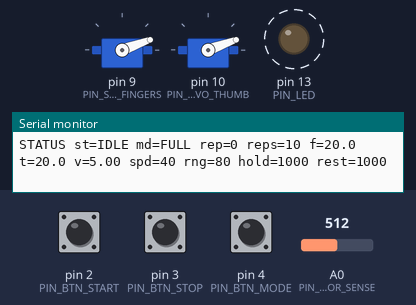
The sketch below on a simulated Arduino Nano, built with avr-gcc and run on an emulated ATmega328P. Parts: 2 × servo, output pins drawn as LEDs (lit = HIGH), the last lines printed to the serial monitor. Dashed ring = blinking. Inputs (shaded band) come from the test bench; at power-on: pin 2 (PIN_BTN_START) HIGH, A0 (PIN_MOTOR_SENSE) = 512, pin 3 (PIN_BTN_STOP) HIGH, pin 4 (PIN_BTN_MODE) HIGH.

Above: at 1.2 s.
1.3 s: pin 2 (PIN_BTN_START) pulled LOW for 0.15 s
At 2.37 s:
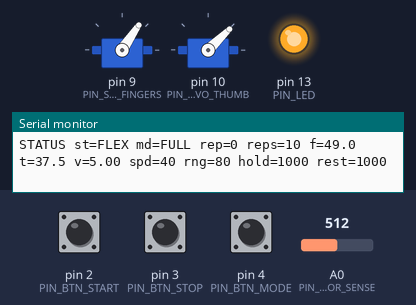
At 4.2 s:
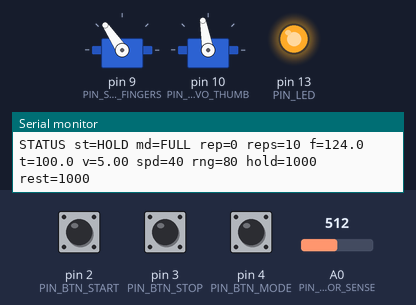
4.3 s: A0 (PIN_MOTOR_SENSE) set to 372
7.3 s: A0 (PIN_MOTOR_SENSE) set to 341
At 7.45 s:
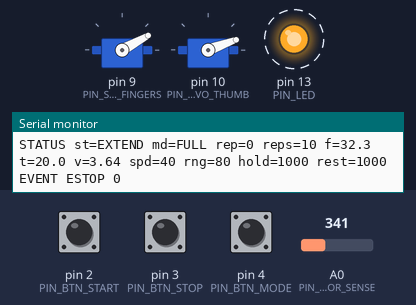
Timing chart, 0 to 20.3 s (numbered marks = the images above; inputs shaded):
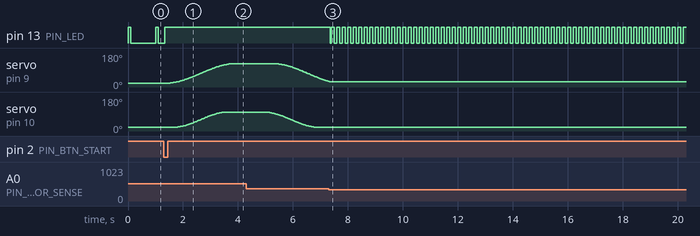

Measured:
- the behaviour switches between 359 and 358 on A0 (PIN_MOTOR_SENSE) (found by bisection; images 2 and 3)
- after the input at 1.3 s, servo on pin 9 (PIN_SERVO_FINGERS): moves from 20° to 124° over 2.4 s, starting after 0.15 s; servo on pin 10 (PIN_SERVO_THUMB): moves from 20° to 100° over 1.8 s, starting after 0.45 s
- after the input at 7.3 s, pin 13 (PIN_LED): alternates HIGH for 0.10 s and LOW for 0.10 s, starting after 0.05 s; servo on pin 9 (PIN_SERVO_FINGERS): goes on until 7.3 s, then stays 29°; servo on pin 10 (PIN_SERVO_THUMB): stops changing and stays 20°

The sketch:

robotic_glove.ino
```cpp
/*
  robotic_glove.ino  -  Prototype v1 firmware
  Low-Cost Automatic Robotic Glove for Finger Movement Assistance

  Board   : Arduino Nano (ATmega328P). Arduino IDE 2.x, built-in Servo library.
  Motors  : servo 1 pulls the four-finger tendon, servo 2 pulls the thumb tendon.

  WHAT IT DOES
   - Repeats flexion -> hold -> extension -> rest cycles automatically.
   - Speed, range of motion, repetitions, hold and rest time can be changed
     from the PC app over USB, or by editing the defaults in section 4.
   - START and STOP push buttons. Optional MODE button (D4).
   - Watches the motor supply through A0. When the emergency switch cuts motor
     power, the program stops all motion and will not move again until power is
     back AND someone presses START (re-arm). It never restarts by itself.
   - Every position is clamped between the calibrated OPEN and CLOSED angles,
     so no command (from the PC or a bug) can drive past them.

  Research and education prototype. Not a medical device.

  SERIAL PROTOCOL (115200 baud, one command per line, not case sensitive)
     START | STOP | RESET | STATUS | PING | HELP
     MODE FULL|FINGERS|THUMB      SPEED <deg/s>     RANGE <percent>
     REPS <count>                 HOLD <ms>         REST <ms>
  The board replies "OK ..." or "ERR ...", sends "EVENT ..." when something
  happens, and a "STATUS ..." line four times per second.
*/

#include <Servo.h>
#include <math.h>
#include <string.h>
#include <ctype.h>
#include <stdlib.h>

// ============================ 1. PINS ============================
const uint8_t PIN_SERVO_FINGERS = 9;
const uint8_t PIN_SERVO_THUMB   = 10;
const uint8_t PIN_BTN_START     = 2;    // push button to GND (internal pull-up)
const uint8_t PIN_BTN_STOP      = 3;    // push button to GND
const uint8_t PIN_BTN_MODE      = 4;    // optional push button to GND
const uint8_t PIN_LED           = 13;   // the LED on the Nano board
const uint8_t PIN_MOTOR_SENSE   = A0;   // motor +5 V through a 10k/10k divider

// ======================= 2. CALIBRATION ==========================
// Copy the angles you measured with servo_calibration.ino.
//   OPEN   = finger straight, tendon just tight.
//   CLOSED = the most flexion that is still safe.
// Either number may be the larger one (it depends on how the servo is mounted).
const float FINGERS_OPEN_DEG   = 20;
const float FINGERS_CLOSED_DEG = 150;
const float THUMB_OPEN_DEG     = 20;
const float THUMB_CLOSED_DEG   = 120;

// ======================= 3. SAFETY LIMITS ========================
const float SPEED_MIN_DPS = 10;     // slowest allowed movement (deg/s, average)
const float SPEED_MAX_DPS = 90;     // fastest allowed movement
const int   RANGE_MIN_PCT = 10;     // smallest range of motion (% of calibration)
const int   RANGE_MAX_PCT = 100;    // 100 % = exactly the CLOSED angle, never more
const int   REPS_MIN = 1;
const int   REPS_MAX = 200;
const long  HOLD_MIN_MS = 0;
const long  HOLD_MAX_MS = 10000;
const long  REST_MIN_MS = 300;
const long  REST_MAX_MS = 10000;
const float RELEASE_SPEED_DPS = 60; // speed used when STOP is pressed
const unsigned long THUMB_LAG_MS = 300;  // FULL mode: fingers close first, thumb
                                         // follows; on release the thumb opens first.
                                         // This keeps the thumb from being trapped.

// Motor power sensing. Set USE_MOTOR_SENSE to false if you did not build the divider.
const bool  USE_MOTOR_SENSE  = true;
const float SENSE_DIVIDER    = 2.0;     // 10k + 10k divider halves the voltage
const float POWER_LOST_V     = 3.5;     // below this the motor supply is OFF
const float POWER_OK_V       = 4.2;     // above this the motor supply is back
const unsigned long POWER_LOST_CONFIRM_MS = 50;

// ===================== 4. DEFAULT SETTINGS =======================
float speedDps   = 40;     // degrees per second
int   rangePct   = 80;     // % of the calibrated range
int   targetReps = 10;
long  holdMs     = 1000;   // time held closed
long  restMs     = 1000;   // time resting open

enum Mode { MODE_FULL, MODE_FINGERS, MODE_THUMB, MODE_COUNT };
Mode mode = MODE_FULL;
const char *MODE_NAMES[] = { "FULL", "FINGERS", "THUMB" };

// ================= 5. TYPES AND PROGRAM STATE ====================
// (All types are declared before the first function so the Arduino IDE's
//  automatic function prototypes compile.)

// One "axis" = one servo plus the movement it is currently doing.
struct Axis {
  Servo   servo;
  uint8_t pin;
  float   openDeg, closedDeg;     // calibrated limits
  float   pos;                    // last angle sent to the servo
  float   fromDeg, toDeg;         // current movement
  unsigned long startMs, durMs;
  bool    moving;
};

Axis fingers;
Axis thumb;

// The exercise cycle: IDLE -> FLEX -> HOLD -> EXTEND -> REST -> FLEX ...
enum State { ST_IDLE, ST_FLEX, ST_HOLD, ST_EXTEND, ST_REST, ST_STOPPING, ST_ESTOP };
const char *STATE_NAMES[] = { "IDLE", "FLEX", "HOLD", "EXTEND", "REST", "STOPPING", "ESTOP" };

State state = ST_IDLE;
unsigned long stateStartMs = 0;
int repsDone = 0;

float motorVolts    = 0;
bool  motorPowerOk  = true;
bool  powerLowSeen  = false;
unsigned long powerLowSinceMs = 0;

struct Button {
  uint8_t pin;
  bool stable;      // debounced level (HIGH = not pressed, because of the pull-up)
  bool lastRead;
  unsigned long changedMs;
};

Button btnStart = { PIN_BTN_START, HIGH, HIGH, 0 };
Button btnStop  = { PIN_BTN_STOP,  HIGH, HIGH, 0 };
Button btnMode  = { PIN_BTN_MODE,  HIGH, HIGH, 0 };

// ========================= 6. MOTION =============================
int degToMicros(float deg) {
  // Servo library default: 0 deg = 544 us, 180 deg = 2400 us.
  // Microseconds give ~0.1 deg steps instead of 1 deg steps: smoother motion.
  return (int)(544.0 + deg * (2400.0 - 544.0) / 180.0 + 0.5);
}

float clampToAxis(const Axis &a, float deg) {
  float lo = (a.openDeg < a.closedDeg) ? a.openDeg : a.closedDeg;
  float hi = (a.openDeg < a.closedDeg) ? a.closedDeg : a.openDeg;
  if (deg < lo) return lo;
  if (deg > hi) return hi;
  return deg;
}

void writeAxis(Axis &a, float deg) {
  a.pos = clampToAxis(a, deg);           // THE safety clamp: every write passes here
  a.servo.writeMicroseconds(degToMicros(a.pos));
}

float flexTarget(const Axis &a) {
  return a.openDeg + (a.closedDeg - a.openDeg) * (rangePct / 100.0);
}

// Plan a smooth movement from the current position to 'target'.
void startMove(Axis &a, float target, float speed, unsigned long delayMs) {
  target    = clampToAxis(a, target);
  a.fromDeg = a.pos;
  a.toDeg   = target;
  a.durMs   = (unsigned long)(fabs(target - a.pos) / speed * 1000.0);
  if (a.durMs < 1) a.durMs = 1;
  a.startMs = millis() + delayMs;
  a.moving  = true;
}

// Called every loop: moves the servo along an S-curve (slow - faster - slow).
void updateAxis(Axis &a, unsigned long now) {
  if (!a.moving) return;
  long elapsed = (long)(now - a.startMs);
  if (elapsed < 0) return;                       // still waiting for its delay
  if ((unsigned long)elapsed >= a.durMs) {
    writeAxis(a, a.toDeg);
    a.moving = false;
    return;
  }
  float u = (float)elapsed / (float)a.durMs;      // progress 0..1
  float s = (1.0 - cos(PI * u)) / 2.0;            // smooth start and stop
  writeAxis(a, a.fromDeg + (a.toDeg - a.fromDeg) * s);
}

bool anyMoving() { return fingers.moving || thumb.moving; }

// ======================= 7. STATE MACHINE ========================
void setState(State s) {
  state = s;
  stateStartMs = millis();
}

bool usesFingers() { return mode != MODE_THUMB; }
bool usesThumb()   { return mode != MODE_FINGERS; }

void beginFlex() {
  if (usesFingers()) startMove(fingers, flexTarget(fingers), speedDps, 0);
  if (usesThumb())   startMove(thumb, flexTarget(thumb), speedDps,
                               mode == MODE_FULL ? THUMB_LAG_MS : 0);
  setState(ST_FLEX);
}

void beginExtend() {
  if (usesThumb())   startMove(thumb, thumb.openDeg, speedDps, 0);
  if (usesFingers()) startMove(fingers, fingers.openDeg, speedDps,
                               mode == MODE_FULL ? THUMB_LAG_MS : 0);
  setState(ST_EXTEND);
}

void sendEvent(const char *name, int value) {
  Serial.print(F("EVENT "));
  Serial.print(name);
  Serial.print(' ');
  Serial.println(value);
}

void startCycle() {
  repsDone = 0;
  Serial.print(F("EVENT START md="));
  Serial.print(MODE_NAMES[mode]);
  Serial.print(F(" reps="));  Serial.print(targetReps);
  Serial.print(F(" spd="));   Serial.print((int)speedDps);
  Serial.print(F(" rng="));   Serial.print(rangePct);
  Serial.print(F(" hold="));  Serial.print(holdMs);
  Serial.print(F(" rest="));  Serial.println(restMs);
  beginFlex();
}

void requestStop() {
  if (state == ST_IDLE || state == ST_ESTOP || state == ST_STOPPING) return;
  startMove(fingers, fingers.openDeg, RELEASE_SPEED_DPS, 0);
  startMove(thumb,   thumb.openDeg,   RELEASE_SPEED_DPS, 0);
  setState(ST_STOPPING);
}

void enterEstop() {
  fingers.moving = false;
  thumb.moving   = false;
  fingers.servo.detach();   // stop sending pulses: the servos go limp
  thumb.servo.detach();
  setState(ST_ESTOP);
  sendEvent("ESTOP", repsDone);
}

void attachAtOpen(Axis &a) {
  a.pos = a.openDeg;
  a.servo.writeMicroseconds(degToMicros(a.openDeg));  // position first ...
  a.servo.attach(a.pin);                              // ... then attach: no jump
}

void rearm() {
  attachAtOpen(fingers);
  attachAtOpen(thumb);
  setState(ST_IDLE);
  Serial.println(F("EVENT REARMED 0"));
}

// START button or START command
void onStart() {
  if (state == ST_IDLE) {
    startCycle();
  } else if (state == ST_ESTOP) {
    if (motorPowerOk) rearm();
    else Serial.println(F("ERR NO_MOTOR_POWER switch the motor supply back on first"));
  } else {
    Serial.println(F("ERR BUSY already running"));
  }
}

void runStateMachine(unsigned long now) {
  switch (state) {
    case ST_FLEX:
      if (!anyMoving()) setState(ST_HOLD);
      break;
    case ST_HOLD:
      if ((long)(now - stateStartMs) >= holdMs) beginExtend();
      break;
    case ST_EXTEND:
      if (!anyMoving()) {
        repsDone++;
        sendEvent("REP", repsDone);
        if (repsDone >= targetReps) {
          setState(ST_IDLE);
          sendEvent("DONE", repsDone);
        } else {
          setState(ST_REST);
        }
      }
      break;
    case ST_REST:
      if ((long)(now - stateStartMs) >= restMs) beginFlex();
      break;
    case ST_STOPPING:
      if (!anyMoving()) {
        setState(ST_IDLE);
        sendEvent("STOPPED", repsDone);
      }
      break;
    default:          // ST_IDLE and ST_ESTOP: nothing to do
      break;
  }
}

// ===================== 8. MOTOR POWER SENSE ======================
void readMotorPower(unsigned long now) {
  if (!USE_MOTOR_SENSE) { motorPowerOk = true; return; }
  float v = analogRead(PIN_MOTOR_SENSE) * (5.0 / 1023.0) * SENSE_DIVIDER;
  motorVolts = v;
  if (v < POWER_LOST_V) {
    if (!powerLowSeen) { powerLowSeen = true; powerLowSinceMs = now; }
    if (now - powerLowSinceMs >= POWER_LOST_CONFIRM_MS) motorPowerOk = false;
  } else {
    powerLowSeen = false;
    if (v > POWER_OK_V) motorPowerOk = true;
  }
}

// ========================= 9. BUTTONS ============================
// True once per press. A press must be stable for 30 ms (debounce).
bool pressed(Button &b, unsigned long now) {
  bool r = digitalRead(b.pin);
  if (r != b.lastRead) { b.lastRead = r; b.changedMs = now; }
  if (now - b.changedMs >= 30 && r != b.stable) {
    b.stable = r;
    if (r == LOW) return true;
  }
  return false;
}

void nextMode() {
  if (state != ST_IDLE) return;
  mode = (Mode)((mode + 1) % MODE_COUNT);
  Serial.print(F("EVENT MODE "));
  Serial.println(MODE_NAMES[mode]);
}

// ==================== 10. SERIAL COMMANDS ========================
char    rx[40];
uint8_t rxLen = 0;

bool settingsAllowed() {
  if (state == ST_IDLE || state == ST_ESTOP) return true;
  Serial.println(F("ERR BUSY settings can only change while stopped"));
  return false;
}

long clampLong(long v, long lo, long hi) { return v < lo ? lo : (v > hi ? hi : v); }

void replyOk(const char *what, long value) {
  Serial.print(F("OK "));
  Serial.print(what);
  Serial.print(' ');
  Serial.println(value);
}

void sendStatus() {
  Serial.print(F("STATUS st="));  Serial.print(STATE_NAMES[state]);
  Serial.print(F(" md="));    Serial.print(MODE_NAMES[mode]);
  Serial.print(F(" rep="));   Serial.print(repsDone);
  Serial.print(F(" reps="));  Serial.print(targetReps);
  Serial.print(F(" f="));     Serial.print(fingers.pos, 1);
  Serial.print(F(" t="));     Serial.print(thumb.pos, 1);
  Serial.print(F(" v="));
  if (USE_MOTOR_SENSE) Serial.print(motorVolts, 2); else Serial.print(F("NA"));
  Serial.print(F(" spd="));   Serial.print((int)speedDps);
  Serial.print(F(" rng="));   Serial.print(rangePct);
  Serial.print(F(" hold="));  Serial.print(holdMs);
  Serial.print(F(" rest="));  Serial.println(restMs);
}

void printHelp() {
  Serial.println(F("INFO commands: START STOP RESET STATUS PING HELP"));
  Serial.println(F("INFO MODE FULL|FINGERS|THUMB  SPEED 10-90  RANGE 10-100"));
  Serial.println(F("INFO REPS 1-200  HOLD 0-10000  REST 300-10000"));
}

void handleCommand(char *line) {
  for (char *p = line; *p; p++) *p = toupper(*p);
  char *cmd = strtok(line, " =,");
  char *arg = strtok(NULL, " =,");
  if (cmd == NULL) return;
  long val = (arg != NULL) ? atol(arg) : 0;

  if (!strcmp(cmd, "START")) {
    onStart();
  } else if (!strcmp(cmd, "STOP")) {
    requestStop();
    Serial.println(F("OK STOP"));
  } else if (!strcmp(cmd, "RESET")) {
    if (state == ST_ESTOP && motorPowerOk) rearm();
    else if (state == ST_ESTOP) Serial.println(F("ERR NO_MOTOR_POWER switch the motor supply back on first"));
    else Serial.println(F("OK RESET nothing to reset"));
  } else if (!strcmp(cmd, "STATUS")) {
    sendStatus();
  } else if (!strcmp(cmd, "PING")) {
    Serial.println(F("PONG"));
  } else if (!strcmp(cmd, "HELP")) {
    printHelp();
  } else if (strcmp(cmd, "MODE") && strcmp(cmd, "SPEED") && strcmp(cmd, "RANGE") &&
             strcmp(cmd, "REPS") && strcmp(cmd, "HOLD")  && strcmp(cmd, "REST")) {
    Serial.println(F("ERR UNKNOWN_COMMAND type HELP"));
  } else if (arg == NULL) {
    Serial.println(F("ERR MISSING_VALUE e.g. SPEED 40"));
  } else if (!strcmp(cmd, "MODE")) {
    if (!settingsAllowed()) return;
    if (!strcmp(arg, "FULL") || !strcmp(arg, "0"))         mode = MODE_FULL;
    else if (!strcmp(arg, "FINGERS") || !strcmp(arg, "1")) mode = MODE_FINGERS;
    else if (!strcmp(arg, "THUMB") || !strcmp(arg, "2"))   mode = MODE_THUMB;
    else { Serial.println(F("ERR BAD_MODE use FULL, FINGERS or THUMB")); return; }
    Serial.print(F("OK MODE "));
    Serial.println(MODE_NAMES[mode]);
  } else if (!strcmp(cmd, "SPEED")) {
    if (!settingsAllowed()) return;
    speedDps = clampLong(val, (long)SPEED_MIN_DPS, (long)SPEED_MAX_DPS);
    replyOk("SPEED", (long)speedDps);
  } else if (!strcmp(cmd, "RANGE")) {
    if (!settingsAllowed()) return;
    rangePct = clampLong(val, RANGE_MIN_PCT, RANGE_MAX_PCT);
    replyOk("RANGE", rangePct);
  } else if (!strcmp(cmd, "REPS")) {
    if (!settingsAllowed()) return;
    targetReps = clampLong(val, REPS_MIN, REPS_MAX);
    replyOk("REPS", targetReps);
  } else if (!strcmp(cmd, "HOLD")) {
    if (!settingsAllowed()) return;
    holdMs = clampLong(val, HOLD_MIN_MS, HOLD_MAX_MS);
    replyOk("HOLD", holdMs);
  } else if (!strcmp(cmd, "REST")) {
    if (!settingsAllowed()) return;
    restMs = clampLong(val, REST_MIN_MS, REST_MAX_MS);
    replyOk("REST", restMs);
  }
}

void readSerial() {
  while (Serial.available() > 0) {
    char c = Serial.read();
    if (c == '\n' || c == '\r') {
      if (rxLen > 0) {
        rx[rxLen] = '\0';
        handleCommand(rx);
        rxLen = 0;
      }
    } else if (rxLen < sizeof(rx) - 1) {
      rx[rxLen++] = c;
    }
  }
}

// ======================== 11. STATUS LED =========================
void updateLed(unsigned long now) {
  bool on;
  switch (state) {
    case ST_IDLE:     on = (now % 1000) < 100; break;   // short blink: ready
    case ST_ESTOP:    on = (now % 200)  < 100; break;   // fast blink: emergency stop
    case ST_STOPPING: on = (now % 400)  < 200; break;   // medium blink: stopping
    default:          on = true;                        // steady: running
  }
  digitalWrite(PIN_LED, on ? HIGH : LOW);
}

// ===================== 12. SETUP AND LOOP ========================
unsigned long lastStatusMs = 0;
unsigned long lastSenseMs  = 0;

void setupAxis(Axis &a, uint8_t pin, float openDeg, float closedDeg) {
  a.pin       = pin;
  a.openDeg   = openDeg;
  a.closedDeg = closedDeg;
  a.moving    = false;
  attachAtOpen(a);
}

void setup() {
  Serial.begin(115200);
  pinMode(PIN_BTN_START, INPUT_PULLUP);
  pinMode(PIN_BTN_STOP,  INPUT_PULLUP);
  pinMode(PIN_BTN_MODE,  INPUT_PULLUP);
  pinMode(PIN_LED, OUTPUT);

  setupAxis(fingers, PIN_SERVO_FINGERS, FINGERS_OPEN_DEG, FINGERS_CLOSED_DEG);
  setupAxis(thumb,   PIN_SERVO_THUMB,   THUMB_OPEN_DEG,   THUMB_CLOSED_DEG);
  setState(ST_IDLE);

  Serial.println(F("READY ROBOTIC-GLOVE v1.0"));
  Serial.print(F("INFO calibration fingers "));
  Serial.print(FINGERS_OPEN_DEG, 0); Serial.print('-'); Serial.print(FINGERS_CLOSED_DEG, 0);
  Serial.print(F(" thumb "));
  Serial.print(THUMB_OPEN_DEG, 0);   Serial.print('-'); Serial.println(THUMB_CLOSED_DEG, 0);
}

void loop() {
  unsigned long now = millis();

  // 1) Safety first: is the motor supply still on?
  if (now - lastSenseMs >= 5) {
    lastSenseMs = now;
    readMotorPower(now);
    if (!motorPowerOk && state != ST_ESTOP) enterEstop();
  }

  // 2) Buttons. STOP is checked before START.
  if (pressed(btnStop, now))  requestStop();
  if (pressed(btnStart, now)) onStart();
  if (pressed(btnMode, now))  nextMode();

  // 3) Commands from the PC
  readSerial();

  // 4) Move the servos and advance the exercise cycle
  if (state != ST_ESTOP) {
    updateAxis(fingers, now);
    updateAxis(thumb, now);
    runStateMachine(now);
  }

  // 5) Report to the PC and show state on the LED
  if (now - lastStatusMs >= 250) {
    lastStatusMs = now;
    sendStatus();
  }
  updateLed(now);
}
```
